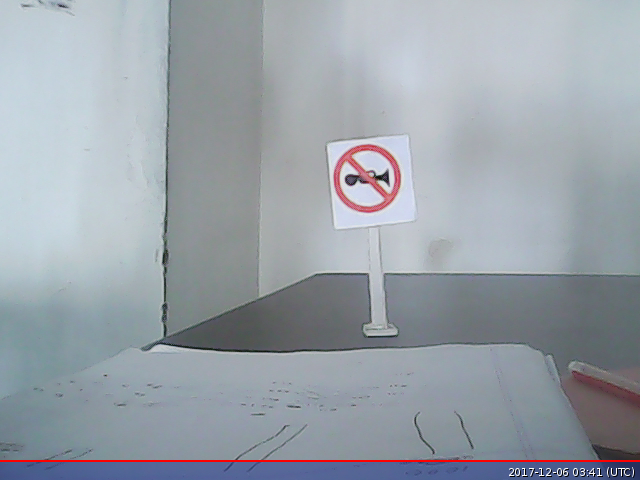
#> input picture capture.jpg, 640 x 480 px
$ python detect.py   (Python 2 division)
#> lines starting #> are read from the running program, lines starting #| are printed output that depends on the picture; after the words box and inside, x2 and y2 are one past the last pixel; in counts of white or black regions, pixels touching at a corner belong together
import cv2
import cv2.cv as cv
import numpy as np
import sys


img = cv2.imread('capture.jpg',0)
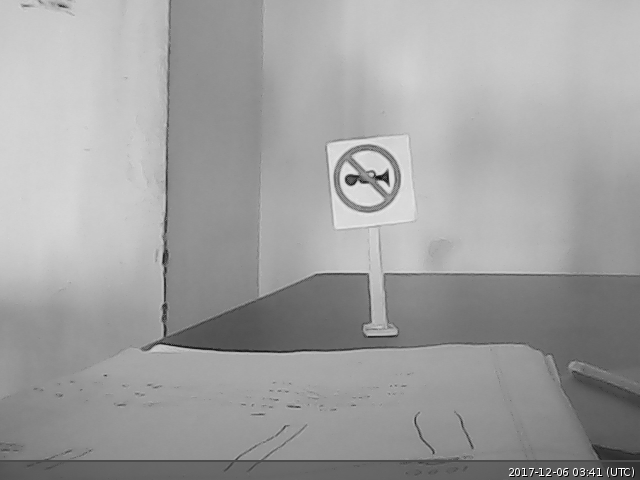
#> img: shape (480, 640); min 0, max 255, mean 160.1
#cv2.imshow('main image',img)
#cv2.waitKey(0)
#cv2.destroyAllWindows()


img = cv2.medianBlur(img,5)
cimg = cv2.cvtColor(img,cv2.COLOR_GRAY2BGR)

circles = cv2.HoughCircles(img,cv.CV_HOUGH_GRADIENT,1,20,
                            param1=50,param2=30,minRadius=30,maxRadius=50)
#> circles = [[366.5, 178.5, 33.8]]
if circles is not None:
    print 'yes circle found'
    f=open('detect_result.txt','w')
    f.write('yes')
    f.close()
    circles = np.uint16(np.around(circles))
#> circles = [[366, 178, 34]]


    for i in circles[0,:]:
        # draw the outer circle
        x1=i[0]-i[2]
        x2=i[0]+i[2]
        y1=i[1]-i[2]
        y2=i[1]+i[2]
        cir=img[y1:y2,x1:x2]
        #blur = cv2.GaussianBlur(cir, (3, 3), 0)
        ret3, th3 = cv2.threshold(cir, 0, 255, cv2.THRESH_BINARY_INV + cv2.THRESH_OTSU)
        cir=th3
        cv2.imwrite('final/res.jpg',cir)
#> this loop made 1 pass
#> (i, x1, x2, y1, y2, ret3) on pass 1: ([366, 178, 34], 332, 400, 144, 212, 170)
#> pass 1, `cir=img[y1:y2,x1:x2]`:
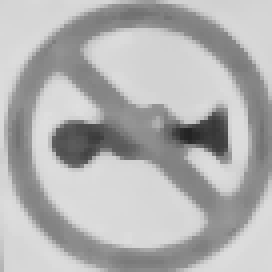
#> cir: shape (68, 68) (shown 4 times larger); min 35, max 223, mean 177.3
#> pass 1, `ret3, th3 = cv2.threshold(cir, 0, 255, cv2.THRESH_BINARY_INV + cv2.THR..`:
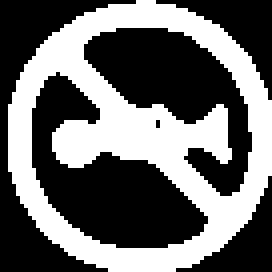
#> th3: shape (68, 68) (shown 4 times larger); 41.7% white; 1 white region, box (x1, y1, x2, y2) and area: (2, 0, 68, 68) 1929
        # [10 lines of commented-out code are left out]
else:
    f=open('detect_result.txt','w')
    f.write('no')
    f.close()
    print 'no circle found'

#cv2.imshow('detected circles',cimg)
#cv2.waitKey(0)
cv2.destroyAllWindows()
